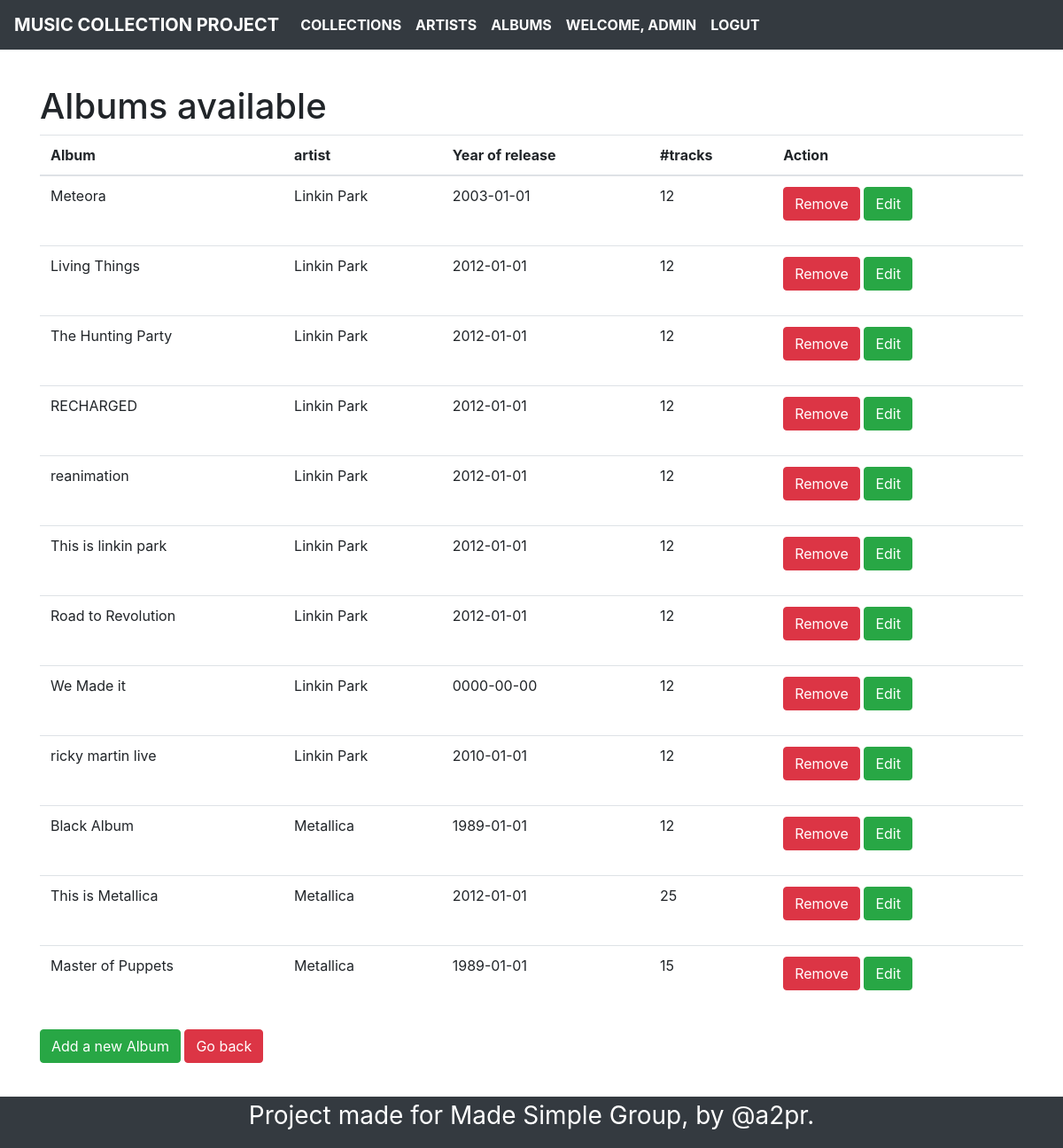
The app's page /albums (signed in) with its own data.
### tables this page shows
CREATE TABLE IF NOT EXISTS `albums` (
  `id` int(11) NOT NULL,
  `title` varchar(255) NOT NULL,
  `artist` varchar(255) NOT NULL,
  `year_release` date NOT NULL,
  `create_date` datetime NOT NULL DEFAULT CURRENT_TIMESTAMP,
  `tracks_number` int(11) NOT NULL
);

### classes/Bootstrap.php (called while the page is built)
<?php
class Bootstrap{
    private $controller;
    private $action;
    private $request;
    public function __construct($request){
        $this->request=$request;
        if($this->request['controller']==''){
            $this->controller='home';
        }else{
            $this->controller= $this->request['controller'];
        }
        if($this->request['action']==''){
            $this->action='index';
        }else{
            $this->action= $this->request['action'];
        }
    }
    public function createController(){
        if(class_exists($this->controller)){
            $parents= class_parents($this->controller);
            if(in_array('Controller', $parents)){
                if(method_exists($this->controller,$this->action)){
                    return new $this->controller($this->action, $this->request);
                }else{
                    echo '<h1> Method does not exist</h1>';
                    return;
                }
            }else{
                echo '<h1> Base Controller not found</h1>';
                return;
            }
        }else{
             echo '<h1> Controller class not Exist</h1>';
             return;
        }
    }
}

### controllers/albums.php (called while the page is built, shortened)
<?php
class Albums extends Controller{
    protected function Index(){
        $viewmodel= new AlbumModel();
        $this->ReturnView($viewmodel->Index(), true);
    }
}

### classes/Model.php (called while the page is built, shortened)
<?php
    abstract class Model{
        protected $dbh;
        protected $stmt;
        public function __construct(){
           $this->dbh = new PDO("mysql:host=".DB_HOST.";dbname=".DB_NAME, DB_USER, DB_PASS);
        }
        public function query($query){
            $this->stmt= $this->dbh->prepare($query);
        }
        public function execute(){
            return $this->stmt->execute();
        }
        public function resultSet(){
            $this->execute();
		return $this->stmt->fetchAll(PDO::FETCH_ASSOC);
        }
    }

### models/album.php (called while the page is built, shortened)
<?php
class AlbumModel extends Model{
    public function Index(){
        $this->query('SELECT * FROM albums ORDER BY create_date ASC');
        $rows= $this->resultSet();
        return $rows;
    }
}

### views/albums/index.php (the view, shortened to what this page needs)
<h1>Albums available</h1>
<table class="table">
  <thead>
    <tr>
      <th scope="col">Album</th>
      <th scope="col">artist</th>
      <th scope="col">Year of release</th>
      <th scope="col">#tracks</th>
      <th scope="col">Action</th>
    </tr>
  </thead>
  <tbody>
  <?php foreach($viewmodel as $item) : ?>
    <tr>
      <td><?php echo $item['title'];?></td>
      <td><?php echo $item['artist'];?></td>
      <td><?php echo $item['year_release'];?></td>
      <td><?php echo $item['tracks_number'];?></td>
      <td>
      <form method='post' action="<?php $_SERVER['PHP_SELF'];?>">
        <input class='btn btn-danger' name='remove' value='Remove' type="submit">
      <input class='btn btn-success' name='edit' value='Edit' type="submit">
      </form>
      </td>
    </tr>
    <?php endforeach; ?>
  </tbody>
</table>
<a href="<?php echo ROOT_PATH;?>albums/add" class='btn btn-success'>Add a new Album</a>
<a href="<?php echo ROOT_PATH;?>collections" class='btn btn-danger'>Go back </a>

### index.php (shortened to what this page needs)
<?php
require('classes/Bootstrap.php');
require('classes/Controller.php');
require('classes/Model.php');
require('controllers/albums.php');
require('models/album.php');
$bootstrap=new Bootstrap($_GET);
$controller =$bootstrap->createController();
if($controller){
    $controller->executeAction();
}

### classes/Controller.php (shortened to what this page needs)
<?php
abstract class Controller{
    protected $action;
    public function __construct($action, $request){
        $this->action= $action;
    }
    public function executeAction(){
        return $this->{$this->action}();
    }
    protected function returnView($viewmodel, $fullView){
        $view='views/'. get_class($this). '/' .$this->action.'.php';
        if($fullView){
            require('views/main.php');
        }else{
            require($view);
        }
    }
}

### views/main.php (shortened to what this page needs)
<html lang="en">
<head>
  <link rel="stylesheet" href="<?php echo ROOT_URL;?>/assets/css/bootstrap.min.css">
  <link rel="stylesheet" href="<?php echo ROOT_URL;?>/assets/css/style.css">
</head>
<body class='py-5'>
  <nav class="navbar navbar-expand-lg fixed-top navbar-light bg-dark navbar-light ">
    <a class="navbar-brand text-uppercase font-weight-bold text-white" href="<?php echo ROOT_PATH;?>">Music Collection
      project</a>
    <div class="collapse navbar-collapse " id="navbarSupportedContent">
      <ul class="navbar-nav mr-auto">
        <li class="nav-item active">
          <a class="nav-link text-uppercase font-weight-bold text-white" href="<?php echo ROOT_PATH;?>collections">Collections <span class="sr-only">(current)</span></a>
        </li>
        <li class="nav-item">
          <a class="nav-link text-uppercase font-weight-bold text-white" href="<?php echo ROOT_PATH;?>artists">Artists</a>
        </li>
        <li class="nav-item">
          <a class="nav-link text-uppercase font-weight-bold text-white" href="<?php echo ROOT_PATH;?>albums">Albums</a>
        </li>
        <?php if(isset($_SESSION['is_logged_in'])): ?>
        <li class="nav-item">
          <span class="nav-link text-uppercase font-weight-bold text-white" >Welcome, <?php echo $_SESSION['user_data']['username'];?> </span>
        </li>
        <li class="nav-item">
          <a class="nav-link text-uppercase font-weight-bold text-white" href="<?php echo ROOT_URL;?>users/logout">logut</a>
        </li>
        <?php endif; ?>
      </ul>
    </div>
  </nav>
  <div class='container py-5'>
    <?php require($view);?>
  </div>
  <footer class='mx-auto fixed-bottom text-center bg-dark text-white mt-5 '>
    <p>Project made for <a href="https://www.madesimplegroup.com/">Made Simple Group</a>, by <a
        href="https://github.com/a2pr">@a2pr</a>.</p>
  </footer>
</body>
</html>

### assets/css/style.css (style rules this page uses)
footer { font-size: 1.75rem; }
footer a { color:white; }

### records on screen
albums: title "Meteora", artist "Linkin Park", year_release "2003-01-01", tracks_number "12"
albums: title "Living Things", artist "Linkin Park", year_release "2012-01-01", tracks_number "12"
albums: title "The Hunting Party", artist "Linkin Park", year_release "2012-01-01", tracks_number "12"
albums: title "RECHARGED", artist "Linkin Park", year_release "2012-01-01", tracks_number "12"
albums: title "reanimation", artist "Linkin Park", year_release "2012-01-01", tracks_number "12"
albums: title "This is linkin park", artist "Linkin Park", year_release "2012-01-01", tracks_number "12"
albums: title "Road to Revolution", artist "Linkin Park", year_release "2012-01-01", tracks_number "12"
albums: title "We Made it", artist "Linkin Park", year_release "0000-00-00", tracks_number "12"
albums: title "ricky martin live", artist "Linkin Park", year_release "2010-01-01", tracks_number "12"
albums: title "Black Album", artist "Metallica", year_release "1989-01-01", tracks_number "12"
albums: title "This is Metallica", artist "Metallica", year_release "2012-01-01", tracks_number "25"
albums: title "Master of Puppets", artist "Metallica", year_release "1989-01-01", tracks_number "15"

### other values on screen
$_SESSION['user_data']['username'] "ADMIN"
